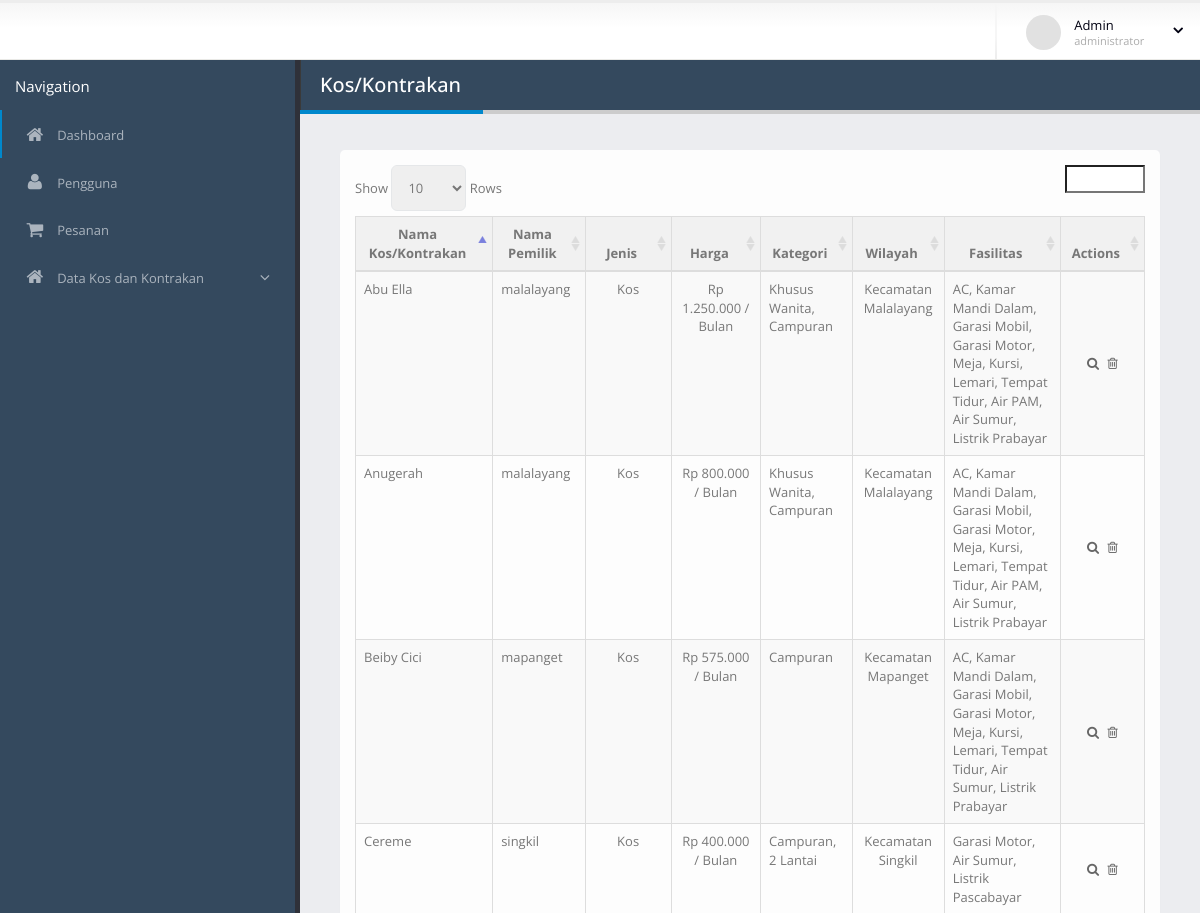
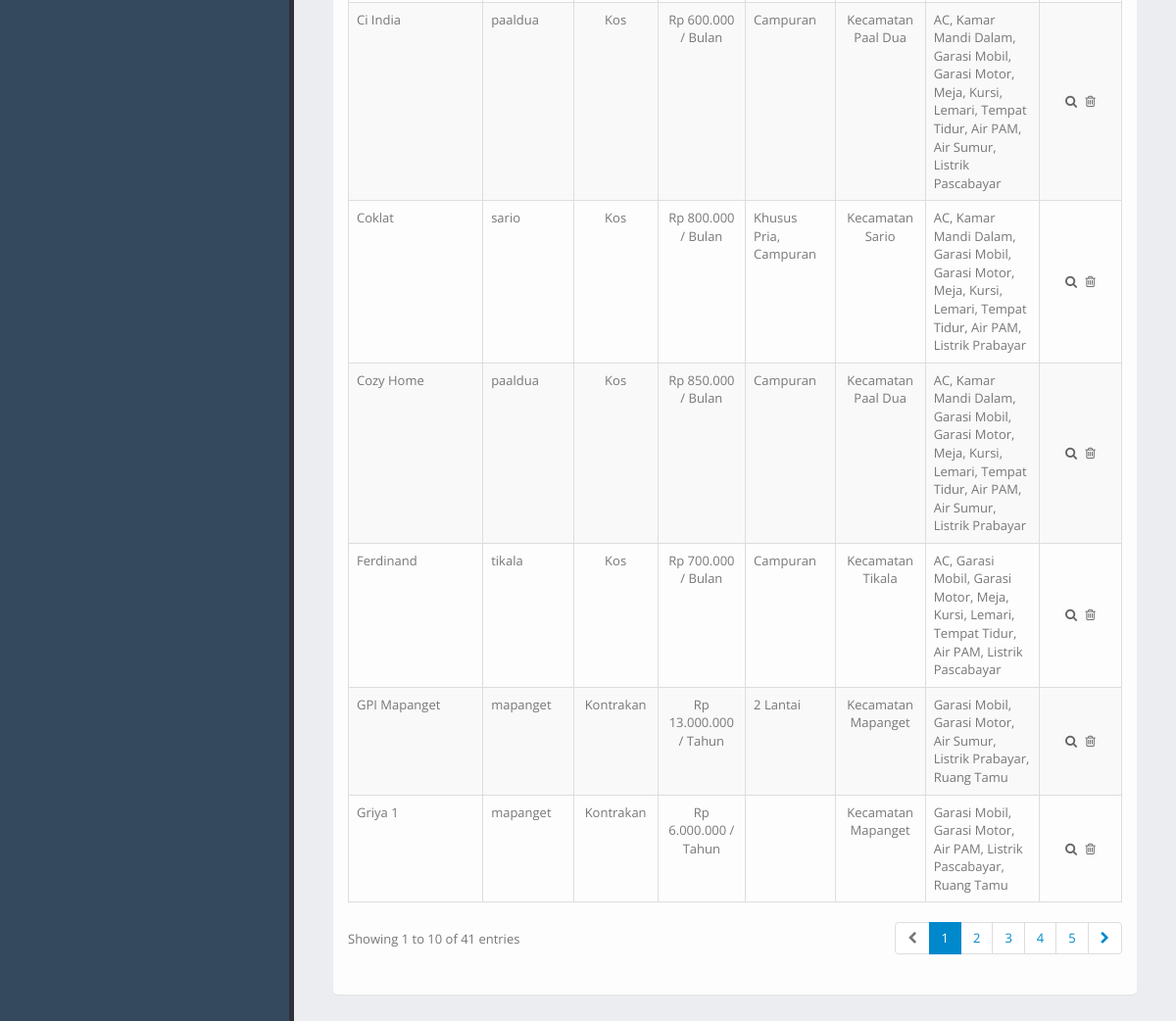
Page /admin/data.php on the committed database (2 pictures, top to bottom).
### tables this page shows
CREATE TABLE `item` (
  `id` int(11) NOT NULL,
  `photo` varchar(255) NOT NULL,
  `photo2` varchar(255) NOT NULL,
  `photo3` varchar(255) NOT NULL,
  `photo4` varchar(255) NOT NULL,
  `nama` varchar(255) NOT NULL,
  `alamat` varchar(1000) NOT NULL,
  `harga` bigint(255) NOT NULL,
  `satuan` varchar(255) NOT NULL,
  `deskripsi` varchar(10000) NOT NULL,
  `jenis` varchar(255) NOT NULL,
  `kategori` varchar(255) NOT NULL,
  `wilayah` varchar(255) NOT NULL,
  `fasilitas` varchar(255) NOT NULL,
  `kode` varchar(255) NOT NULL,
  `lat` varchar(255) NOT NULL,
  `lng` varchar(255) NOT NULL
);

### admin/data.php (the view, shortened to what this page needs)
<?php
include "../config.php";
?>
<!doctype html>
<html class="fixed">
	<head>
		<link rel="stylesheet" href="assets/vendor/bootstrap/css/bootstrap.css" type="text/css" />
		<link rel="stylesheet" href="assets/vendor/font-awesome/css/font-awesome.css" type="text/css" />
		<link rel="stylesheet" href="assets/vendor/magnific-popup/magnific-popup.css" type="text/css" />
		<link rel="stylesheet" href="assets/vendor/bootstrap-datepicker/css/datepicker3.css" type="text/css" />
		<link rel="stylesheet" href="assets/vendor/select2/select2.css" type="text/css" />
		<link rel="stylesheet" href="assets/vendor/jquery-datatables-bs3/assets/css/datatables.css" type="text/css" />
		<link rel="stylesheet" href="assets/stylesheets/theme.css" type="text/css" />
		<link rel="stylesheet" href="assets/stylesheets/skins/default.css" type="text/css" />
		<link rel="stylesheet" href="assets/stylesheets/theme-custom.css" type="text/css">
		<link rel="stylesheet" href="assets/style.css" type="text/css">
	</head>
	<body>
		<section class="body">
			<header class="header">
				<div class="header-right">
				<span class="separator"></span>
					<div id="userbox" class="userbox">
						<a href="#" data-toggle="dropdown">
							<figure class="profile-picture">
								<img src="assets/images/!logged-user.jpg" alt="Joseph Doe" class="img-circle" data-lock-picture="assets/images/!logged-user.jpg" />
							</figure>
							<div class="profile-info" data-lock-name="John Doe" data-lock-email="johndoe@JSOFT.com">
								<span class="name">Admin</span>
								<span class="role">administrator</span>
							</div>
							<i class="fa custom-caret"></i>
						</a>
					</div>
				</div>
			</header>
			<div class="inner-wrapper">
				<aside id="sidebar-left" class="sidebar-left">
					<div class="sidebar-header">
						<div class="sidebar-title" style="color:white">
							Navigation
						</div>
					</div>
					<div class="nano">
						<div class="nano-content">
							<nav id="menu" class="nav-main" role="navigation">
								<ul class="nav nav-main">
									<li class="nav-active">
										<a href="index.php">
											<i class="fa fa-home" aria-hidden="true"></i>
											<span>Dashboard</span>
										</a>
									</li>
									<li>
										<a href="pengguna.php">
											<i class="fa fa-user" aria-hidden="true"></i>
											<span>Pengguna</span>
										</a>
									</li>
									<li>
										<a href="pesanan.php">
											<i class="fa fa-shopping-cart" aria-hidden="true"></i>
											<span>Pesanan</span>
										</a>
									</li>
									<li class="nav-parent">
										<a>
											<i class="fa fa-home" aria-hidden="true"></i>
											<span>Data Kos dan Kontrakan</span>
										</a>
									</li>
								</ul>
							</nav>
						</div>
					</div>
				</aside>
				<section role="main" class="content-body">
					<header class="page-header">
						<h2>Kos/Kontrakan</h2>
					</header>
					<section class="panel">
							<div class="panel-body">
								<div class="table-responsive">
								<table class="table table-bordered table-striped mb-none" id="datatable-default">
									<thead>
										<tr>
											<th class="text center">Nama Kos/Kontrakan</th>
											<th class="text center">Nama Pemilik</th>
											<th class="text center">Jenis</th>
											<th class="text center">Harga</th>
											<th class="text center">Kategori</th>
											<th class="text center">Wilayah</th>
											<th class="text center">Fasilitas</th>
											<th class="text center">Actions</th>
										</tr>
									</thead>
									<tbody>
									<?php
										$sql= 'SELECT * FROM item';
										$result = mysqli_query($link, $sql);
										if(mysqli_num_rows($result) > 0){
										while($row = mysqli_fetch_array($result)){
										$kategori = $row['kategori'];
										$wilayah = $row['wilayah'];
										$fasilitas = $row['fasilitas'];
$kategorii = explode(",",$kategori);
$kategorinya = array();
if (in_array("21",$kategorii)) { $kategorinya[] = "Khusus Pria";}
if (in_array("22",$kategorii)) { $kategorinya[] = "Khusus Wanita";}
if (in_array("23",$kategorii)) { $kategorinya[] = "Campuran";}
if (in_array("24",$kategorii)) { $kategorinya[] = "2 Lantai";}
if (in_array("25",$kategorii)) { $kategorinya[] = "3 Lantai";}
if (in_array("26",$kategorii)) { $kategorinya[] = "4 Lantai atau Lebih";}
$wilayahh = explode(",",$wilayah);
$wilayahnya = array();
if (in_array("303",$wilayahh)) { $wilayahnya[] = "Kecamatan Malalayang";}
if (in_array("304",$wilayahh)) { $wilayahnya[] = "Kecamatan Paal Dua";}
if (in_array("305",$wilayahh)) { $wilayahnya[] = "Kecamatan Mapanget";}
if (in_array("306",$wilayahh)) { $wilayahnya[] = "Kecamatan Sario";}
if (in_array("307",$wilayahh)) { $wilayahnya[] = "Kecamatan Singkil";}
if (in_array("308",$wilayahh)) { $wilayahnya[] = "Kecamatan Tikala";}
$fasilitass = explode(",",$fasilitas);
$fasilitasnya = array();
if (in_array("401",$fasilitass)) { $fasilitasnya[] = "AC";}
if (in_array("402",$fasilitass)) { $fasilitasnya[] = "Kamar Mandi Dalam";}
if (in_array("403",$fasilitass)) { $fasilitasnya[] = "Garasi Mobil";}
if (in_array("404",$fasilitass)) { $fasilitasnya[] = "Garasi Motor";}
if (in_array("405",$fasilitass)) { $fasilitasnya[] = "Meja";}
if (in_array("406",$fasilitass)) { $fasilitasnya[] = "Kursi";}
if (in_array("407",$fasilitass)) { $fasilitasnya[] = "Lemari";}
if (in_array("408",$fasilitass)) { $fasilitasnya[] = "Kipas Angin";}
if (in_array("409",$fasilitass)) { $fasilitasnya[] = "Tempat Tidur";}
if (in_array("410",$fasilitass)) { $fasilitasnya[] = "Air PAM";}
if (in_array("411",$fasilitass)) { $fasilitasnya[] = "Air Sumur";}
if (in_array("412",$fasilitass)) { $fasilitasnya[] = "Listrik Prabayar";}
if (in_array("413",$fasilitass)) { $fasilitasnya[] = "Listrik Pascabayar";}
if (in_array("415",$fasilitass)) { $fasilitasnya[] = "Kolam Ikan";}
if (in_array("416",$fasilitass)) { $fasilitasnya[] = "Ruang Tamu";}
if(empty($kategorinya)){ $kategorinya = ""; }
if(empty($fasilitasnya)){ $fasilitasnya = ""; }
										?>
										<tr>
											<td><?php echo $row['nama']; ?></td>
											<td><?php echo $row['kode']; ?></td>
											<td class="text center"><?php $jenis = explode(',',$row['jenis']);
																				if(in_array('11',$jenis)){echo 'Kos<br>';}
																				if(in_array('12',$jenis)){echo 'Kontrakan<br>';}
											?></td>
											<td class="text center">Rp <?php   echo number_format($row['harga'],0,'.','.') ;?> / <?php if($row['satuan'] == 01 ) { echo 'Hari';}
																							  if($row['satuan'] == 03 ) { echo 'Bulan';}
																							  if($row['satuan'] == 04 ) { echo 'Tahun';}
																	?></td>
											<td><?php if(!empty($kategorinya)){ echo implode(", ",$kategorinya); }  ?></td>
											<td class="text center"><?php if(!empty($wilayahnya)){ echo implode(",",$wilayahnya); }  ?></td>
											<td><?php if(!empty($fasilitasnya)){ echo implode(", ",$fasilitasnya); }  ?></td>
											<td class="actions text center" >
												<a href="readdata.php?id=<?php echo $row['id'];?>" class="on-default remove-row"><i class="fa fa-search"></i></a>
												<a href="#" class="on-default remove-row" data-toggle="modal" data-target="#hapusdata<?php echo $row['id']; ?>"><i class="fa fa-trash-o"></i></a>
											</td>
										</tr>
										<?php
												}
												}  ?>
                                    </tbody>
								</table>
								</div>
							</div>
						</section>
				</section>
			</div>
		</section>
	</body>
</html>

### admin/assets/stylesheets/skins/default.css (style rules this page uses)
a, .btn-link { color: #0088cc; }
.page-header h2 { border-bottom-color: #0088cc; }
ul.nav-main > li.nav-active > a { box-shadow: 2px 0 0 #0088cc inset; }

### admin/assets/style.css (style rules this page uses)
thead { background-color: #f1f1f1; }

### rows in the picture
item: nama "Abu Ella", kode "malalayang", jenis "Kos", harga "1.250.000", satuan "Bulan", kategorinya "Khusus Wanita, Campuran", wilayahnya "Kecamatan Malalayang", fasilitasnya "AC, Kamar Mandi Dalam, Garasi Mobil, Garasi Motor, Meja, Kursi, Lemari, Tempat Tidur, Air PAM, Air Sumur, Listrik Prabayar"
item: nama "Anugerah", kode "malalayang", jenis "Kos", harga "800.000", satuan "Bulan", kategorinya "Khusus Wanita, Campuran", wilayahnya "Kecamatan Malalayang", fasilitasnya "AC, Kamar Mandi Dalam, Garasi Mobil, Garasi Motor, Meja, Kursi, Lemari, Tempat Tidur, Air PAM, Air Sumur, Listrik Prabayar"
item: nama "Ci India", kode "paaldua", jenis "Kos", harga "600.000", satuan "Bulan", kategorinya "Campuran", wilayahnya "Kecamatan Paal Dua", fasilitasnya "AC, Kamar Mandi Dalam, Garasi Mobil, Garasi Motor, Meja, Kursi, Lemari, Tempat Tidur, Air PAM, Air Sumur, Listrik Pascabayar"
item: nama "Cozy Home", kode "paaldua", jenis "Kos", harga "850.000", satuan "Bulan", kategorinya "Campuran", wilayahnya "Kecamatan Paal Dua", fasilitasnya "AC, Kamar Mandi Dalam, Garasi Mobil, Garasi Motor, Meja, Kursi, Lemari, Tempat Tidur, Air PAM, Air Sumur, Listrik Prabayar"
item: nama "GPI Mapanget", kode "mapanget", jenis "Kontrakan", harga "13.000.000", satuan "Tahun", kategorinya "2 Lantai", wilayahnya "Kecamatan Mapanget", fasilitasnya "Garasi Mobil, Garasi Motor, Air Sumur, Listrik Prabayar, Ruang Tamu"
item: nama "Griya 1", kode "mapanget", jenis "Kontrakan", harga "6.000.000", satuan "Tahun", wilayahnya "Kecamatan Mapanget", fasilitasnya "Garasi Mobil, Garasi Motor, Air PAM, Listrik Pascabayar, Ruang Tamu"
item: nama "Beiby Cici", kode "mapanget", jenis "Kos", harga "575.000", satuan "Bulan", kategorinya "Campuran", wilayahnya "Kecamatan Mapanget", fasilitasnya "AC, Kamar Mandi Dalam, Garasi Mobil, Garasi Motor, Meja, Kursi, Lemari, Tempat Tidur, Air Sumur, Listrik Prabayar"
item: nama "Coklat", kode "sario", jenis "Kos", harga "800.000", satuan "Bulan", kategorinya "Khusus Pria, Campuran", wilayahnya "Kecamatan Sario", fasilitasnya "AC, Kamar Mandi Dalam, Garasi Mobil, Garasi Motor, Meja, Kursi, Lemari, Tempat Tidur, Air PAM, Listrik Prabayar"
item: nama "Cereme", kode "singkil", jenis "Kos", harga "400.000", satuan "Bulan", kategorinya "Campuran, 2 Lantai", wilayahnya "Kecamatan Singkil", fasilitasnya "Garasi Motor, Air Sumur, Listrik Pascabayar"
item: nama "Ferdinand", kode "tikala", jenis "Kos", harga "700.000", satuan "Bulan", kategorinya "Campuran", wilayahnya "Kecamatan Tikala", fasilitasnya "AC, Garasi Mobil, Garasi Motor, Meja, Kursi, Lemari, Tempat Tidur, Air PAM, Listrik Pascabayar"
